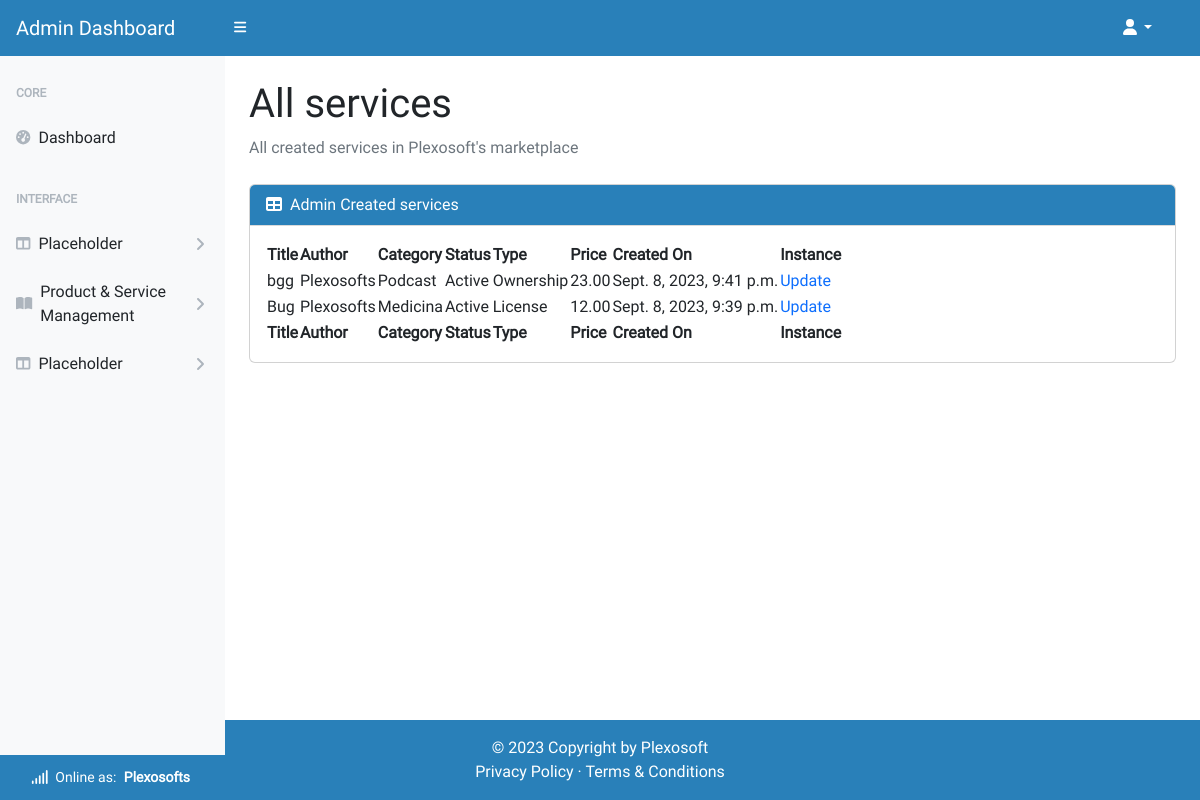
/account/admin/all_service/ (signed in), run on the app's committed database.
### homepage/models.py (models this page shows)
class UserProfile(AbstractUser):
    email = models.EmailField(
        unique=True)
    role = models.IntegerField(choices=ROLES, default=0)
    type = models.IntegerField(choices=USER_TYPE, default=0)
    status = models.IntegerField(choices=STATUS, default=2)
    user_transactions = models.ManyToManyField(
        'product_service.Product',
        through='product_service.Transaction',
        related_name='user_profiles')
    class Meta:
        ordering = ['username']
    def __str__(self):
        return f'{self.username}'

### product_service/models.py (models this page shows, shortened)
class Service(models.Model):
    title = models.CharField(max_length=64, unique=True)
    sku = models.CharField(max_length=64, unique=True)
    price = models.DecimalField(max_digits=6, decimal_places=2)
    description = models.TextField(max_length=256)
    status = models.IntegerField(choices=STATUS, default=0)
    category = models.ForeignKey(
        Category, on_delete=models.SET_NULL,
        related_name='service_categories', null=True, blank=True)
    excerpt = models.CharField(max_length=128)
    type = models.IntegerField(choices=SCOPE_TYPE, default=1)
    code = models.ManyToManyField(CodeType, related_name="code_type_service")
    service = models.ManyToManyField(
        ServiceType, related_name="on_service_type")
    preview = models.URLField(
        max_length=1024, null=True, blank=True, unique=True)
    docs = models.URLField(
        max_length=1024, null=True, blank=True, unique=True)
    slug = models.SlugField(max_length=200, unique=True, blank=True)
    image = models.ImageField(null=True, blank=True)
    image_url = models.URLField(max_length=1024, null=True, blank=True)
    author = models.ForeignKey(
        'homepage.UserProfile', on_delete=models.SET_NULL,
        related_name='service_authors', null=True)
    created_on = models.DateTimeField(auto_now_add=True)
    likes = models.ManyToManyField(
        'homepage.Like', related_name='service_likes', blank=True)
    comments = models.ManyToManyField(
        'homepage.Comment', related_name='service_comments', blank=True)
    transactions = models.ManyToManyField(
        'homepage.UserProfile', through='Transaction',
        related_name='service_transactions', blank=True)
    download_url = models.ManyToManyField(
        'Download', related_name='service_downloads', blank=True)
    class Meta:
        ordering = ['title']

class Category(models.Model):
    category_name = models.CharField(max_length=64, unique=True)
    alt_name = models.CharField(max_length=64, unique=True)
    class Meta:
        ordering = ['category_name']
        verbose_name_plural = "Categories"

### product_service/views.py (the view)
# urls.py: path('account/admin/all_service/', ServiceList.as_view(),
class ServiceList(ServiceBaseListView):
    template_name = 'admin-dashboard/all_services.html'
    context_object_name = 'admin_all_services'

### admin_dashboard/views.py (called while the page is built)
    def test_func(self):
        user_profile = self.request.user
        return user_profile and user_profile.role == 1

### homepage/custom_context_processors.py (called while the page is built)
def get_verified_email(request):
    if request.user.is_authenticated:
        try:
            email_object = EmailAddress.objects.get(user=request.user)
            if email_object.verified:
                return {'get_verified_email': email_object}
        except EmailAddress.DoesNotExist:
            pass
    return {'get_verified_email': None}

### product_service/views.py (called while the page is built)
    def get_queryset(self):
        return Service.objects.order_by('-created_on')

### admin_dashboard/templates/admin-dashboard/all_services.html
{% extends "admin-dashboard/base.html" %}
{% block content%}
<main class="pb-5 mb-5">
    <div class="container-fluid p-4 pt-0 pb-5">
        <h1 class="mt-4">All services</h1>
        <ol class="breadcrumb mb-4">
            <li class="breadcrumb-item active">All created services in Plexosoft's marketplace</li>
        </ol>
        <div class="card mb-4">
            <div class="card-header">
                <i class="fas fa-table me-1"></i>
                Admin Created services
            </div>
            <div class="card-body">
                <table id="datatablesSimple">
                    <thead>
                        <tr>
                            <th>Title</th>
                            <th>Author</th>
                            <th>Category</th>
                            <th>Status</th>
                            <th>Type</th>
                            <th>Price</th>
                            <th>Created On</th>
                            <th>Instance</th>
                        </tr>
                    </thead>
                    <tfoot>
                        <tr>
                            <th>Title</th>
                            <th>Author</th>
                            <th>Category</th>
                            <th>Status</th>
                            <th>Type</th>
                            <th>Price</th>
                            <th>Created On</th>
                            <th>Instance</th>
                        </tr>
                    </tfoot>
                    <tbody>
                        {% for service in admin_all_services.all %}
                        <tr>
                            <td>{{ service.title }}</td>
                            <td>{{ service.author }}</td>
                            <td>{{ service.category.category_name }}</td>
                            <td>{{ service.get_status_display }}</td>
                            <td>{{ service.get_type_display }}</td>
                            <td>{{ service.price }}</td>
                            <td>{{ service.created_on }}</td>
                            <td>
                                <a href="{% url 'admin_service_update' service.slug %}">Update</a>
                            </td>
                        </tr>
                        {% endfor %}
                    </tbody>
                </table>
            </div>
        </div>
    </div>
</main>
{% endblock %}

### admin_dashboard/templates/admin-dashboard/base.html (shortened to what this page needs)
{% load static %}
{% now "Y-m-d" as current_date %}
{% now "Y" as copyright %}
<!DOCTYPE html>
<html lang="en">
<head>
    <link href="https://cdn.jsdelivr.net/npm/bootstrap@5.2.3/dist/css/bootstrap.min.css" rel="stylesheet">
    <link href="https://cdn.jsdelivr.net/npm/bootstrap-icons@1.5.0/font/bootstrap-icons.css" rel="stylesheet" />
    <link href="https://cdn.jsdelivr.net/npm/simple-datatables@7.1.2/dist/style.min.css" rel="stylesheet" />
    <link href="{% static 'backend/css/styles.css' %}" rel="stylesheet" />
    <link rel="stylesheet" href="{% static 'custom/css/style.css' %}">
    <link rel="stylesheet" href="{% static 'frontend/css/base.css' %}">
</head>
<body class="sb-nav-fixed">
    <nav class="sb-topnav navbar navbar-expand navbar-light bg-light">
        <a class="navbar-brand ps-3" href="{% url 'admin_dashboard' %}">Admin Dashboard</a>
        <button class="btn btn-link btn-sm order-1 order-lg-0 me-4 me-lg-0" id="sidebarToggle" href="#!"><i
                class="fas fa-bars"></i></button>
        <div class="d-md-inline-block form-inline ms-auto me-0 me-md-3 my-2 my-md-0">
            <ul class="navbar-nav ms-auto ms-md-0 me-3 me-lg-4">
                <li class="nav-item dropdown">
                    <a class="nav-link dropdown-toggle" id="navbarDropdown" href="#" role="button"
                        data-bs-toggle="dropdown" aria-expanded="false"><i class="fas fa-user fa-fw"></i></a>
                </li>
            </ul>
        </div>
    </nav>
    <div id="layoutSidenav">
        <div id="layoutSidenav_nav">
            <nav class="sb-sidenav accordion sb-sidenav-light" id="sidenavAccordion">
                <div class="sb-sidenav-menu">
                    <div class="nav">
                        <div class="sb-sidenav-menu-heading">Core</div>
                        <a class="nav-link" href="{% url 'admin_dashboard' %}">
                            <div class="sb-nav-link-icon"><i class="fas fa-tachometer-alt"></i></div>
                            Dashboard
                        </a>
                        <div class="sb-sidenav-menu-heading">Interface</div>
                        <a class="nav-link collapsed" href="#" data-bs-toggle="collapse"
                            data-bs-target="#collapseLayouts" aria-expanded="false" aria-controls="collapseLayouts">
                            <div class="sb-nav-link-icon"><i class="fas fa-columns"></i></div>
                            Placeholder
                            <div class="sb-sidenav-collapse-arrow"><i class="fas fa-angle-down"></i></div>
                        </a>
                        <a class="nav-link collapsed" href="#" data-bs-toggle="collapse" data-bs-target="#collapsePages"
                            aria-expanded="false" aria-controls="collapsePages">
                            <div class="sb-nav-link-icon"><i class="fas fa-book-open"></i></div>
                            Product & Service Management
                            <div class="sb-sidenav-collapse-arrow"><i class="fas fa-angle-down"></i></div>
                        </a>
                        <a class="nav-link collapsed" href="#" data-bs-toggle="collapse" data-bs-target="#collapseRoles"
                            aria-expanded="false" aria-controls="collapseRoles">
                            <div class="sb-nav-link-icon"><i class="fas fa-columns"></i></div>
                            Placeholder
                            <div class="sb-sidenav-collapse-arrow"><i class="fas fa-angle-down"></i></div>
                        </a>
                    </div>
                </div>
                <div class="sb-sidenav-footer text-center">
                    <div class="small"> <i class="fa-solid fa-signal"></i>
                        &nbsp;Online as:
                        <span class="px-1"><strong>{{ request.user.username }}
                            </strong>
                        </span>
                    </div>
                </div>
            </nav>
        </div>
        <div id="layoutSidenav_content">
            {% block content %}
            {% endblock content %}
        </div>
    </div>
    <footer class="text-center text-lg-start bg-light text-muted mt-5 footer-sticky">
        <div class="text-center pt-3 px-4 footer-bg text-white">
            © {{ copyright }} Copyright by
            <a class="text-reset" href="https://github.com/plexoio/py">Plexosoft</a>
        </div>
        <div class="text-center pb-3 px-4 footer-bg m-0 text-white">
            <a class="text-reset" href="" target="_blank">Privacy Policy</a>
            &middot;
            <a class="text-reset" href="" target="_blank">Terms &amp; Conditions</a>
        </div>
    </footer>
</body>
</html>

### static/custom/css/style.css (style rules this page uses)
* { font-family: 'Roboto', Fairplay, sans-serif; }
h1 { font-family: 'Fairplay', Roboto, sans-serif; }
a { text-decoration: none; }
.footer-sticky { position: fixed; bottom: 0; width: 100%; }

### static/frontend/css/base.css (style rules this page uses)
a { text-decoration: none !important; }
.card-header, .card-header-hover { border-radius: 0px; background-color: #2980B9; color: #fff; border-bottom: 1px solid #dadada; }
.footer-bg { background-color: #2980b9; }
.navbar-light { background-color: #2980B9 !important; color: #ffffff !important; }
.navbar-brand, .fa-bars, .fa-user, .dropdown-toggle::after { color: #ffffff !important; transition: 0.3s; }
.nav-link { transition: background-color 0.3s, color 0.3s; color: #ffffff; }
.sb-nav-link-icon, .sb-sidenav-collapse-arrow { transition: color 0.3s; }
.sb-sidenav-light .sb-sidenav-footer { background-color: #2980b9; color: #fff; }

### data on the page
UserProfile: user.username "Plexosofts"
Service: title "bgg", author "Plexosofts", category.category_name "Podcast", status "Active", type "Ownership", price "23.00", created_on "Sept. 8, 2023, 9:41 p.m."
Service: title "Bug", author "Plexosofts", category.category_name "Medicina", status "Active", type "License", price "12.00", created_on "Sept. 8, 2023, 9:39 p.m."

### other printed values
{{ copyright }} "2023"
